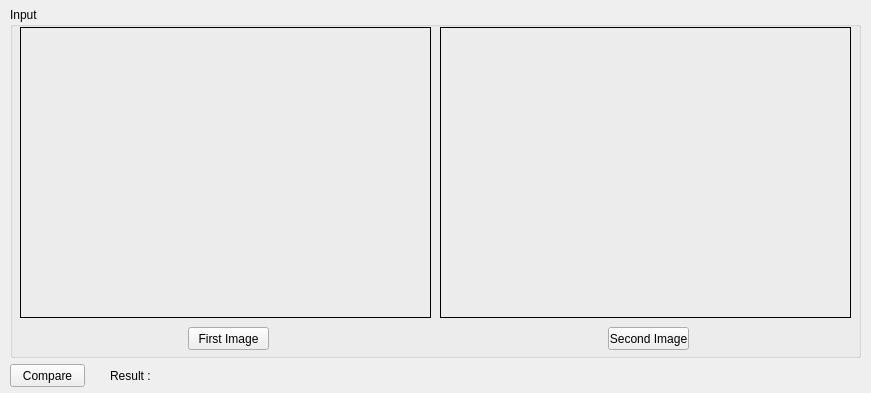
<?xml version="1.0" encoding="UTF-8"?>
<ui version="4.0">
 <class>BaseBall</class>
 <widget class="QMainWindow" name="BaseBall">
  <property name="geometry">
   <rect>
    <x>0</x>
    <y>0</y>
    <width>871</width>
    <height>393</height>
   </rect>
  </property>
  <property name="windowTitle">
   <string>BaseBall Processing</string>
  </property>
  <widget class="QWidget" name="centralwidget">
   <widget class="QGroupBox" name="input_group">
    <property name="geometry">
     <rect>
      <x>10</x>
      <y>7</y>
      <width>851</width>
      <height>351</height>
     </rect>
    </property>
    <property name="title">
     <string>Input</string>
    </property>
    <property name="flat">
     <bool>false</bool>
    </property>
    <property name="checkable">
     <bool>false</bool>
    </property>
    <widget class="QLabel" name="first_view">
     <property name="geometry">
      <rect>
       <x>10</x>
       <y>20</y>
       <width>411</width>
       <height>291</height>
      </rect>
     </property>
     <property name="frameShape">
      <enum>QFrame::Box</enum>
     </property>
     <property name="text">
      <string/>
     </property>
    </widget>
    <widget class="QLabel" name="second_view">
     <property name="geometry">
      <rect>
       <x>430</x>
       <y>20</y>
       <width>411</width>
       <height>291</height>
      </rect>
     </property>
     <property name="frameShape">
      <enum>QFrame::Box</enum>
     </property>
     <property name="text">
      <string/>
     </property>
    </widget>
    <widget class="QPushButton" name="first_btn">
     <property name="geometry">
      <rect>
       <x>178</x>
       <y>320</y>
       <width>81</width>
       <height>23</height>
      </rect>
     </property>
     <property name="text">
      <string>First Image</string>
     </property>
    </widget>
    <widget class="QPushButton" name="second_btn">
     <property name="geometry">
      <rect>
       <x>598</x>
       <y>320</y>
       <width>81</width>
       <height>23</height>
      </rect>
     </property>
     <property name="text">
      <string>Second Image</string>
     </property>
    </widget>
   </widget>
   <widget class="QPushButton" name="compare_btn">
    <property name="geometry">
     <rect>
      <x>10</x>
      <y>364</y>
      <width>75</width>
      <height>23</height>
     </rect>
    </property>
    <property name="text">
     <string>Compare</string>
    </property>
   </widget>
   <widget class="QLabel" name="result_lbl">
    <property name="geometry">
     <rect>
      <x>110</x>
      <y>365</y>
      <width>251</width>
      <height>21</height>
     </rect>
    </property>
    <property name="text">
     <string>Result : </string>
    </property>
   </widget>
  </widget>
 </widget>
 <resources/>
 <connections/>
</ui>
